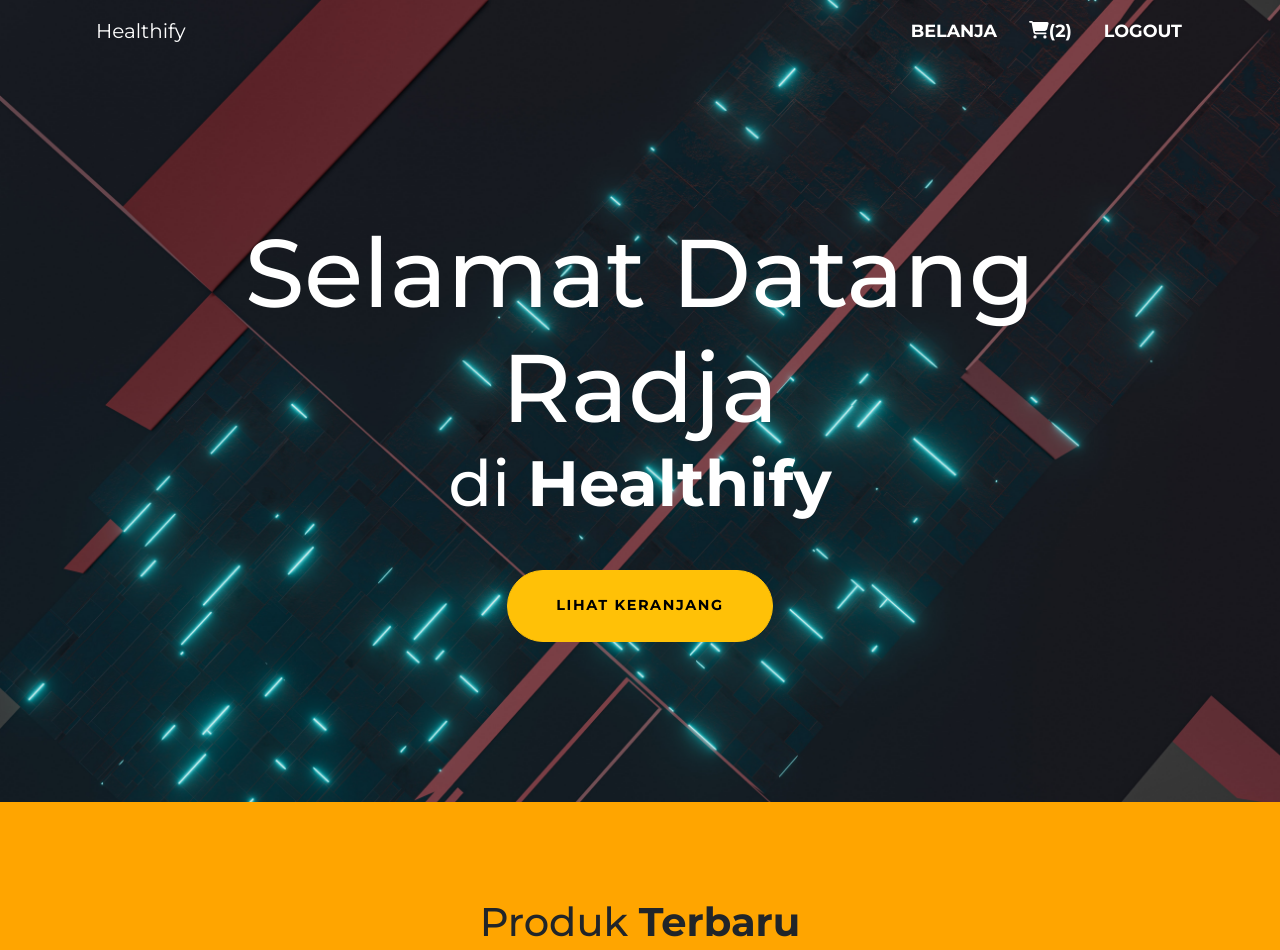
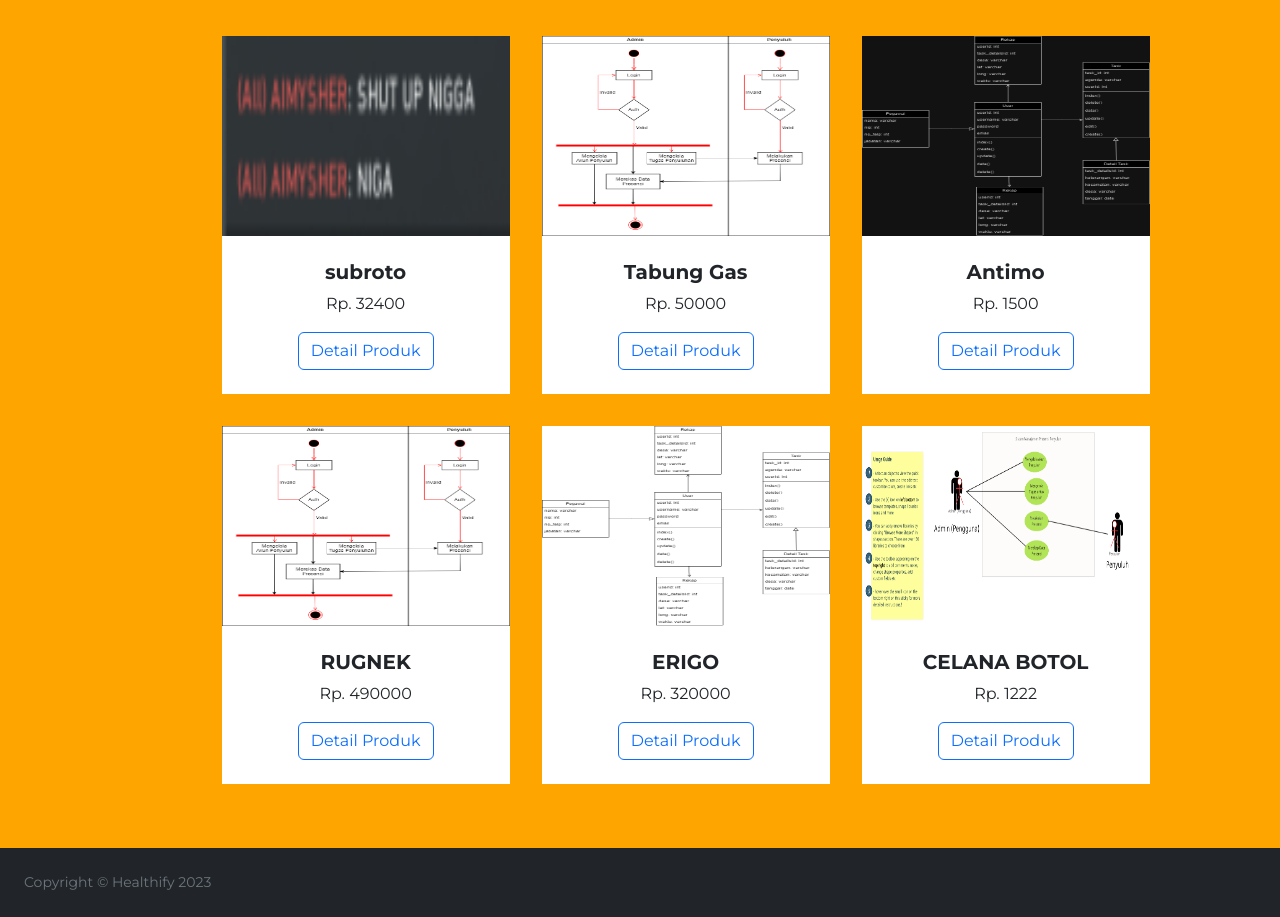
Screenshot of /dashboard.php (signed in) with the database file from the repository (2 pictures, top to bottom).
### tables this page shows
CREATE TABLE `products` (
  `productID` int(11) NOT NULL,
  `productname` varchar(100) NOT NULL,
  `description` text NOT NULL,
  `price` int(11) NOT NULL,
  `category` varchar(100) NOT NULL,
  `product_image` varchar(100) NOT NULL
);

### dashboard.php (the view, shortened to what this page needs)
<?php
include('connections/localhost.php');
?>
<!doctype html>
<html lang="en">
<head>
    <link href="css/styles.css" rel="stylesheet" />
	<link href="css/animate.css" rel="stylesheet" />
	<link href="css/custom.css" rel="stylesheet" />
    <link href="css/grid.css" rel="stylesheet" />
</head>
<body>
<nav class="navbar fixed-top navbar-expand-lg navbar-dark">
    <div class="container">
        <a class="navbar-brand wow slideInLeft" href="dashboard.php">Healthify</a>
        <div class="collapse navbar-collapse" id="navbarSupportedContent">
            <ul class="navbar-nav ms-auto mb-2 mb-lg-0 wow slideInRight">
                <li class="nav-item"><a class="nav-link active" href="categories.php">Belanja</a></li>
				<?php
					$email = mysqli_real_escape_string($conn,  $_SESSION['email']);
					$query = "SELECT COUNT(*) AS count FROM `cart` WHERE `customer_email`='$email'";
					$result = mysqli_query($conn, $query) or die(mysqli_error($conn));
					$cartCount = (int) mysqli_fetch_assoc($result)["count"];
				?>
				<li class="nav-item"><a class="nav-link active" href="cart.php"><div class="sb-nav-link-icon d-inline"><i class="fas fa-shopping-cart"></i></div>(<?= $cartCount ?>)</a></li>
                <li class="nav-item"><a class="nav-link active" href="logout.php">Logout</a></li>
			</ul>
        </div>
    </div>
</nav>
	<header class="masthead text-center text-white">
        <div class="masthead-content">
            <div class="container px-5">
                <h1 class="masthead-heading mb-0 wow fadeInDown" data-wow-duration="3s">Selamat Datang <?php echo $_SESSION['name']; ?></h1>
                <h2 class="masthead-subheading mb-0 wow fadeInDown" data-wow-duration="3s">di <span class="ffest"> Healthify</span></h2>
                <a class="btn btn-warning btn-xl rounded-pill mt-5 wow slideInLeft" data-wow-duration="2s" href="myorders.php">Lihat Keranjang</a>
            </div>
        </div>
    </header>
    <div class="container mb-5">
        <div class="main text-center mt-5">
            <br>
            <br>
            <h1>Produk <span class="ffest">Terbaru</span></h1>
        </div>
        <?php
            global $conn;
            $query = "SELECT * FROM `products` ORDER BY `productID` DESC LIMIT 12";
            $result = mysqli_query($conn, $query) or die(mysqli_error($conn));
        ?>
        <div class="container mt-4 d-flex mb-5 container-grid">
			<?php
			while ($row = mysqli_fetch_array($result)) {
			?>
				<div class="cards bg-white m-3" style="width: 18rem;">
					<img src="<?php echo basename('uploads/') . "/" .  $row['product_image']; ?>" class="card-img-top" width="200" height="200">
					<div class="card-body text-center p-4">
						<h5 class="fw-bold"><?php echo $row['productname'] ?></h5>
						<p><?php echo "Rp. " . $row['price'] ?></p>
						<a href="productview.php?id=<?php echo $row['productID'] ?>" class="btn btn-outline-primary">Detail Produk</a>
					</div>
				</div>
			<?php
				}
			?>
		</div>
    </div>
    <footer class="py-4 bg-dark mt-auto">
    <div class="container-fluid px-4">
        <div class="d-flex align-items-center justify-content-between small">
            <div class="text-muted">Copyright &copy; Healthify 2023</div>
        </div>
    </div>
</footer>
    </body>
</html>

### css/custom.css (style rules this page uses)
* { font-family: 'Montserrat'; }
body { background-color: orange; overflow-x: hidden; }
.ffest { font-weight: bold; }
.navbar .navbar-nav .nav-link { color: rgb(255, 255, 255); font-size: 1.1em; }
@media only screen and (min-width: 992px) { .navbar { padding: 0; } }
@media only screen and (min-width: 992px) { .navbar .navbar-brand { padding: 0 0.7em; } }
@media only screen and (min-width: 992px) { .navbar .navbar-nav .nav-link { padding: 1em 0; } }
@media only screen and (min-width: 992px) { .navbar .navbar-nav .nav-item { margin: 0 1em; } }
.navbar .navbar-nav .nav-item { position: relative; text-transform: uppercase; font-weight: bold; }
.navbar .navbar-nav .nav-item::after { position: absolute; bottom: 0; left: 0; right: 0; margin: auto; background-color: orange; transition: 0.5s; width: 0%; content: ""; height: 4px; }
.bg-dark { transition: 1s; }
.btn-xl { text-transform: uppercase; padding: 1.5rem 3rem; font-size: 0.9rem; font-weight: 700; letter-spacing: 0.1rem; }
.rounded-pill { border-radius: 50rem !important; }
header.masthead { position: relative; overflow: hidden; padding-top: calc(7rem + 72px); padding-bottom: 7rem; background-image: url("../assets/main.jpg"); background-repeat: no-repeat; background-position: center center; background-attachment: scroll; background-size: cover; }
header.masthead .masthead-content { z-index: 1; position: relative; }
header.masthead .masthead-content .masthead-heading { font-size: 4rem; overflow: hidden; }
header.masthead .masthead-content .masthead-subheading { font-size: 2rem; overflow: hidden; }
@media (min-width: 992px) { header.masthead { padding-top: calc(10rem + 55px); padding-bottom: 10rem; } }
@media (min-width: 992px) { header.masthead .masthead-content .masthead-heading { font-size: 6rem; } }
@media (min-width: 992px) { header.masthead .masthead-content .masthead-subheading { font-size: 4rem; } }
.cards { transition: all 0.2s ease; cursor: pointer; margin: 10px; }

### css/grid.css (style rules this page uses)
.navbar .navbar-nav .nav-link { color: rgb(255, 255, 255); font-size: 1.1em; }
@media only screen and (min-width: 992px) { .navbar { padding: 0; } }
@media only screen and (min-width: 992px) { .navbar .navbar-brand { padding: 0 0.7em; } }
@media only screen and (min-width: 992px) { .navbar .navbar-nav .nav-link { padding: 1em 0; } }
@media only screen and (min-width: 992px) { .navbar .navbar-nav .nav-item { margin: 0 1em; } }
.navbar .navbar-nav .nav-item { position: relative; text-transform: uppercase; font-weight: bold; }
.navbar .navbar-nav .nav-item::after { position: absolute; bottom: 0; left: 0; right: 0; margin: auto; background-color: orange; transition: 0.5s; width: 0%; content: ""; height: 4px; }
.container-grid { margin-left: 10%; display: flex; flex-wrap: wrap; }

### rows the page displays
products: product_image (picture), productname "subroto", price "32400"
products: product_image (picture), productname "Tabung Gas", price "50000"
products: product_image (picture), productname "Antimo", price "1500"
products: product_image (picture), productname "RUGNEK", price "490000"
products: product_image (picture), productname "ERIGO", price "320000"
products: product_image (picture), productname "CELANA BOTOL", price "1222"

### other values shown
$cartCount "2"
$_SESSION['name'] "Radja"
